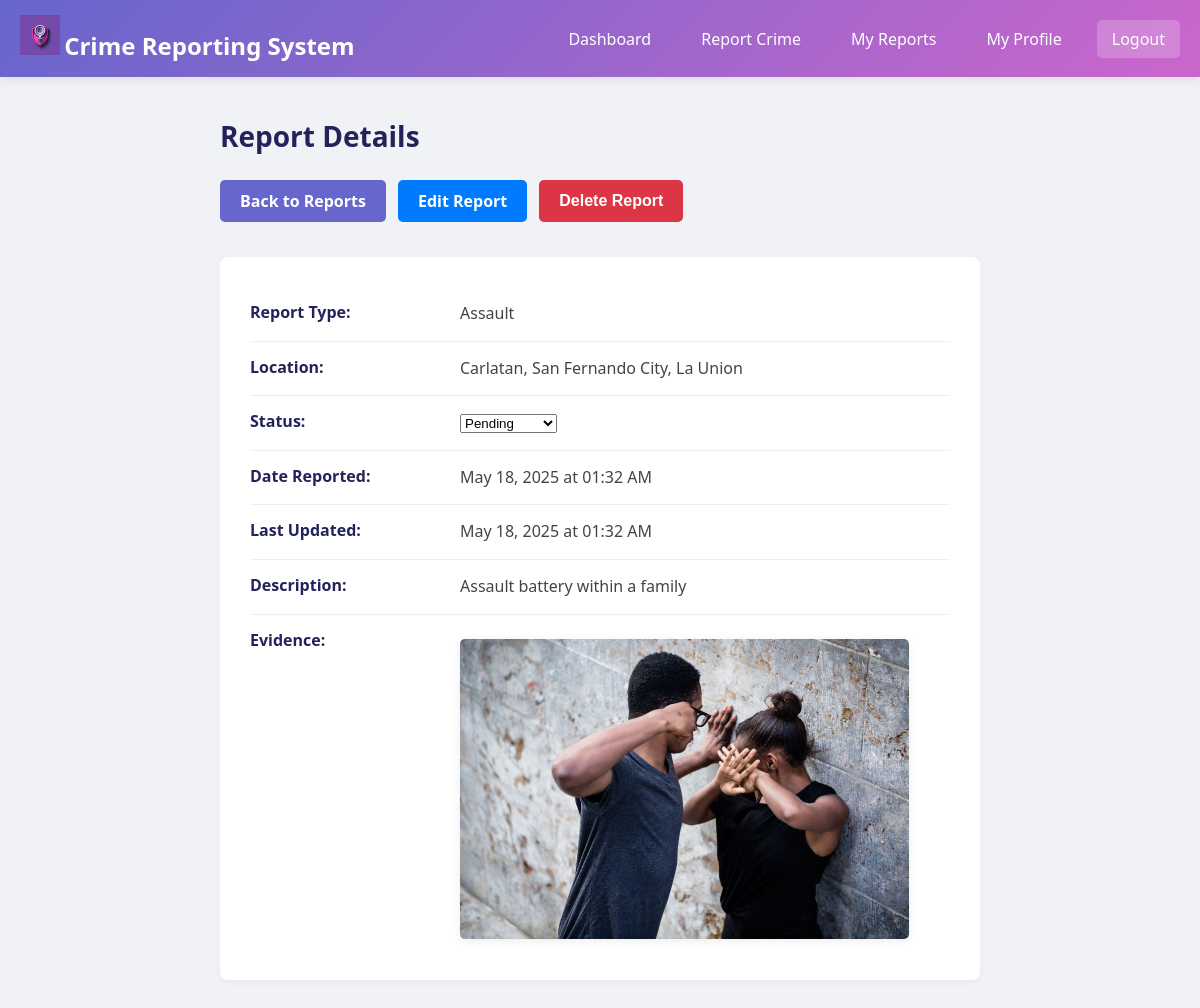
The page /view-report.php?id=12 (signed in) on the database its author committed.
### tables this page shows
CREATE TABLE `crime_reports` (
  `id` int(11) NOT NULL AUTO_INCREMENT,
  `user_id` int(11) NOT NULL,
  `type` varchar(50) NOT NULL,
  `location` varchar(255) NOT NULL,
  `incident_date` date NOT NULL,
  `incident_time` time DEFAULT NULL,
  `description` text NOT NULL,
  `witnesses` text DEFAULT NULL,
  `evidence_description` text DEFAULT NULL,
  `evidence_file_path` varchar(255) DEFAULT NULL,
  `status` enum('pending','investigating','resolved','closed') NOT NULL DEFAULT 'pending',
  `officer_assigned` int(11) DEFAULT NULL,
  `officer_notes` text DEFAULT NULL,
  `created_at` timestamp NULL DEFAULT current_timestamp(),
  `updated_at` timestamp NULL DEFAULT current_timestamp() ON UPDATE current_timestamp(),
  PRIMARY KEY (`id`),
  KEY `idx_crime_reports_user_id` (`user_id`),
  KEY `idx_crime_reports_status` (`status`),
  KEY `idx_crime_reports_date` (`incident_date`)
);

### view-report.php (the view, shortened to what this page needs)
<?php
$reportId = $_GET['id'];
$userId = $_SESSION['user_id'];
$host = 'localhost';
$user = 'root';
$pass = 'mary';
$dbname = 'crime3';
$conn = new mysqli($host, $user, $pass, $dbname);
$report = null;
$sql = "SELECT id, type, location, description, status, created_at, updated_at, evidence_file_path
        FROM crime_reports WHERE id = ? AND user_id = ?";
$stmt = $conn->prepare($sql);
$stmt->bind_param("ii", $reportId, $userId);
$stmt->execute();
$result = $stmt->get_result();
if ($result->num_rows === 1) {
    $report = $result->fetch_object();
} else {
    header("Location: my-reports.php");
    exit();
}
?>
<!DOCTYPE html>
<html lang="en">
<head>
    <link rel="stylesheet" href="dashboard.css">
</head>
<body>
<div class="header">
    <div class="header-content">
        <div class="logo">
            <img src="crime-report-logo.png" alt="Crime Report Logo" style="height:40px; width:auto; max-width:150px;">
            <span class="site-title">Crime Reporting System</span>
        </div>
        <div class="nav-links">
            <a href="dashboard.php">Dashboard</a>
            <a href="report-crime.php">Report Crime</a>
            <a href="my-reports.php">My Reports</a>
            <a href="profile.php">My Profile</a>
            <a href="logout.php" class="logout-btn">Logout</a>
        </div>
    </div>
</div>
<div class="container">
    <h2>Report Details</h2>
    <div class="actions">
        <a href="my-reports.php" class="btn">Back to Reports</a>
        <a href="edit-report.php?id=<?php echo $report->id; ?>" class="btn btn-primary">Edit Report</a>
        <button onclick="confirmDelete()" class="btn btn-danger">Delete Report</button>
    </div>
    <div class="report-details">
        <div class="detail-row">
            <div class="detail-label">Report Type:</div>
            <div class="detail-value"><?php echo htmlspecialchars($report->type); ?></div>
        </div>
        <div class="detail-row">
            <div class="detail-label">Location:</div>
            <div class="detail-value"><?php echo htmlspecialchars($report->location); ?></div>
        </div>
        <div class="detail-row">
            <div class="detail-label">Status:</div>
            <div class="detail-value">
                <form method="post" id="statusForm">
                    <select name="status" onchange="document.getElementById('statusForm').submit()">
                        <option value="pending" <?php echo $report->status === 'pending' ? 'selected' : ''; ?>>Pending</option>
                    </select>
                </form>
            </div>
        </div>
        <div class="detail-row">
            <div class="detail-label">Date Reported:</div>
            <div class="detail-value"><?php echo date('F d, Y \a\t h:i A', strtotime($report->created_at)); ?></div>
        </div>
        <?php if ($report->updated_at): ?>
        <div class="detail-row">
            <div class="detail-label">Last Updated:</div>
            <div class="detail-value"><?php echo date('F d, Y \a\t h:i A', strtotime($report->updated_at)); ?></div>
        </div>
        <?php endif; ?>
        <div class="detail-row">
            <div class="detail-label">Description:</div>
            <div class="detail-value"><?php echo nl2br(htmlspecialchars($report->description)); ?></div>
        </div>
        <?php if ($report->evidence_file_path): ?>
        <div class="detail-row">
            <div class="detail-label">Evidence:</div>
            <div class="detail-value">
                <?php
                $fileExt = pathinfo($report->evidence_file_path, PATHINFO_EXTENSION);
                $imgExts = ['jpg', 'jpeg', 'png', 'gif'];
                if (in_array(strtolower($fileExt), $imgExts)):
                ?>
                    <img src="<?php echo htmlspecialchars($report->evidence_file_path); ?>" alt="Evidence" class="evidence-image">
                <?php else: ?>
                    <a href="<?php echo htmlspecialchars($report->evidence_file_path); ?>" target="_blank">View Attached File</a>
                <?php endif; ?>
            </div>
        </div>
        <?php endif; ?>
    </div>
</div>
</body>
</html>

### dashboard.css (style rules this page uses)
* { box-sizing: border-box; }
body { font-family: 'Segoe UI', sans-serif; margin: 0; padding: 0; background-color: #f0f2f5; }
.header { background: linear-gradient(135deg, #6666cc, #cc66cc); color: white; padding: 15px 0; box-shadow: 0 2px 10px rgba(0,0,0,0.1); }
.header-content { display: flex; justify-content: space-between; align-items: center; max-width: 1200px; margin: 0 auto; padding: 0 20px; }
.site-title { font-size: 24px; font-weight: 700; }
.nav-links { display: flex; gap: 20px; }
.nav-links a { color: white; text-decoration: none; padding: 8px 15px; border-radius: 5px; transition: background-color 0.3s; }
.logout-btn { background-color: rgba(255, 255, 255, 0.2); }
.container { max-width: 1200px; margin: 30px auto; padding: 0 20px; }
h2 { color: #333; font-size: 28px; font-weight: 600; margin-bottom: 10px; }
.btn { display: block; text-align: center; padding: 12px; color: white; font-weight: 600; text-decoration: none; border-radius: 6px; margin-bottom: 15px; transition: opacity 0.3s; }
.btn-primary { background-color: #6666cc; }
.quick-link-btn, .btn, .btn-primary, .btn-secondary { transition: transform 0.18s cubic-bezier(.4,2,.6,1), box-shadow 0.18s; }

### view-report.php (style rules this page uses)
.container { max-width: 800px; margin: 40px auto; padding: 0 20px; }
.report-details { background: #fff; border-radius: 8px; box-shadow: 0 2px 8px rgba(0,0,0,0.04); padding: 30px 30px 20px 30px; margin-bottom: 30px; }
.detail-row { display: flex; border-bottom: 1px solid #eee; padding: 14px 0; }
.detail-row:last-child { border-bottom: none; }
.detail-label { font-weight: 600; width: 30%; min-width: 120px; color: #23235b; }
.detail-value { width: 70%; line-height: 1.6; color: #444; }
.actions { display: flex; gap: 12px; margin: 25px 0 20px 0; }
.btn, .btn-primary, .btn-danger { padding: 10px 20px; border-radius: 5px; font-weight: 600; text-decoration: none; border: none; cursor: pointer; transition: background 0.2s; font-size: 1rem; }
.btn { background: #6666cc; color: #fff; }
.btn-primary { background: #007bff; color: #fff; }
.btn-danger { background: #dc3545; color: #fff; }
.evidence-image { max-width: 100%; max-height: 300px; border-radius: 5px; margin-top: 10px; box-shadow: 0 2px 8px rgba(0,0,0,0.08); }
h2 { color: #23235b; margin-bottom: 18px; }
.container, h2, .actions, .report-details, .comments-section, .message, h3 { animation: fadeInUp 0.8s cubic-bezier(.4,2,.6,1) both; }
h2 { animation-delay: 0.1s; }
.actions { animation-delay: 0.2s; }
.report-details { animation-delay: 0.3s; }
.btn, .btn-primary, .btn-danger { transition: transform 0.18s cubic-bezier(.4,2,.6,1), box-shadow 0.18s; }

### rows shown on the page
crime_reports: type "Assault", location "Carlatan, San Fernando City, La Union", status "Pending", created_at "May 18, 2025 at 01:32 AM", updated_at "May 18, 2025 at 01:32 AM", description "Assault battery within a family", evidence_file_path (picture)
